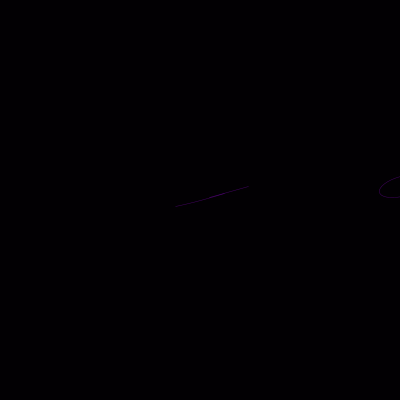
Frame 1 (no input)
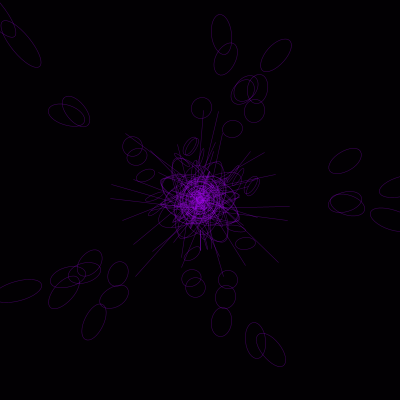
Frame 60 (the mouse pressed at the canvas centre just before this capture)
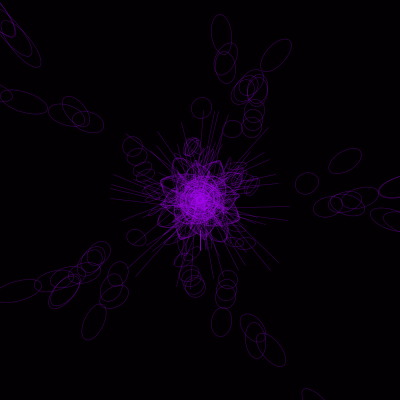
Frame 120 (the mouse held since frame 60 and released just before this capture)

The Processing sketch that drew these frames (run headless with seeded random() and noise(); from frame 60 on, the mouse is pressed at the canvas centre):

// Processing sketch: processing_167645
// ── processing_167645.pde

//import processing.pdf.*;

float x, y;
float angle = 0; 
float r = 50;
float diff = 5*2; 


void setup() {
  size(400, 400);
  background(#020003);
 // beginRecord(PDF, "every.pdf");
}

void draw() {

  noFill(); 


  x = r * cos(angle); 
  y = r * sin(angle);

  strokeWeight(0.5); 
  stroke(#9D05EA, 100); 

  translate(width/2, height/2); 
  rotate(r); 

  ellipse(0, 0, x, y);
  ellipse(x*4, 40, x, 20);
  line( 10, 0, x, y); 

  angle = angle +0.08;
  r = r - diff ;

  if ( r == 0 || r == 100) { 
    diff =  diff * -1;
  }


}
